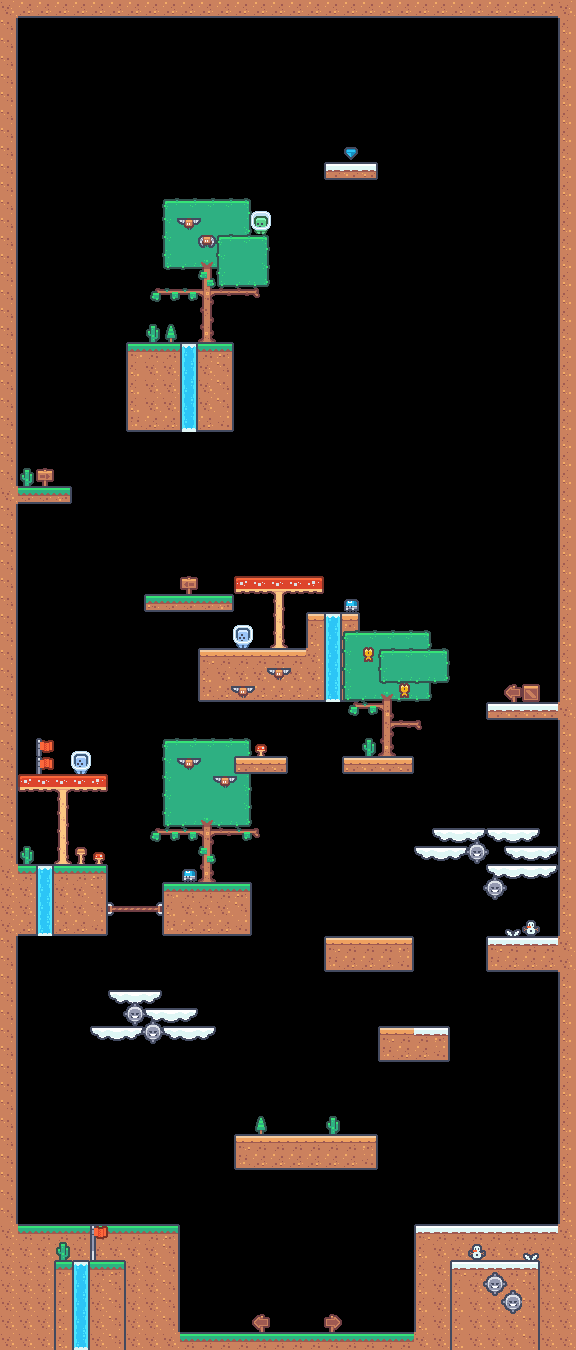

Rendered tile map (Tiled .tmx) drawn with the repository's tilesets; below, a short description and the map source with its tile grids summarised:
An orthogonal 32x75 tile map with 18x18 px tiles, 3 tile layers (background_back, map, background_front), 3 tilesets and 2 objects (player_start, player_end).

<map version="1.10" tiledversion="1.11.2" orientation="orthogonal" renderorder="right-down" width="32" height="75" tilewidth="18" tileheight="18" infinite="0" nextlayerid="5" nextobjectid="4">
 <tileset firstgid="1" source="Tiled/tileset-tiles.tsx" />
 <tileset firstgid="181" source="Tiled/tileset-background.tsx" />
 <tileset firstgid="221" source="Tiled/tileset-characters.tsx" />
 <layer id="2" name="background_back" width="32" height="75">
  <data>[2400 cells, 79 non-empty, 20 distinct tile ids]</data>
 </layer>
 <layer id="1" name="map" width="32" height="75">
  <data>[2400 cells, 474 non-empty, 24 distinct tile ids]</data>
 </layer>
 <layer id="3" name="background_front" width="32" height="75">
  <data>[2400 cells, 168 non-empty, 63 distinct tile ids]</data>
 </layer>
 <objectgroup id="4" name="object">
  <object id="1" name="player_start" x="297.333" y="1294.67">
   <point />
  </object>
  <object id="2" name="player_end" x="350.667" y="158.667">
   <point />
  </object>
 </objectgroup>
</map>
